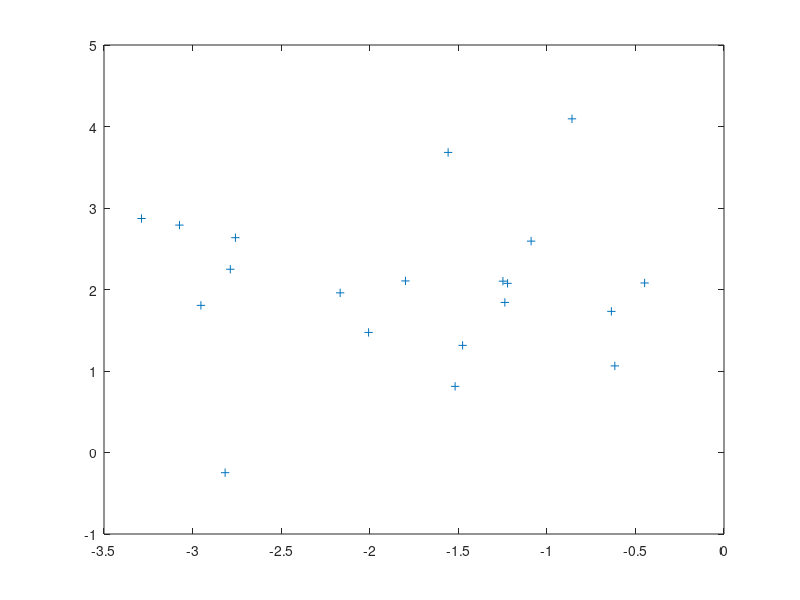

Source code (MATLAB): (Note: this script raises an error after producing the figure.)
clear all;
load('SVM_data.mat','x','y') ;
[m, n] = size(x);
figure()
plot(x(1:m/2,1),x(1:m/2,2),'+');
hold on
plot(x((m/2)+1:m,1),x((m/2)+1:m,2),'rO');
pbaspect([1 1 1])
groundTruth = y;
d = x;

% Labels are -1 or 1
% groundTruth = Ytrain;
% d = xtrain;

figure

% plot training data
hold on;
pos = find(groundTruth==1);
scatter(d(pos,1), d(pos,2), 'r')
pos = find(groundTruth==-1);
scatter(d(pos,1), d(pos,2), 'b')

% now plot support vectors
hold on;
sv = full(model.SVs);
plot(sv(:,1),sv(:,2),'ko');

% now plot decision area
[xi,yi] = meshgrid([min(d(:,1)):0.01:max(d(:,1))],[min(d(:,2)):0.01:max(d(:,2))]);
dd = [xi(:),yi(:)];
tic;[predicted_label, accuracy, decision_values] = svmpredict(zeros(size(dd,1),1), dd, model);toc
pos = find(predicted_label==1);
hold on;
redcolor = [1 0.8 0.8];
bluecolor = [0.8 0.8 1];
h1 = plot(dd(pos,1),dd(pos,2),'s','color',redcolor,'MarkerSize',10,'MarkerEdgeColor',redcolor,'MarkerFaceColor',redcolor);
pos = find(predicted_label==-1);
hold on;
h2 = plot(dd(pos,1),dd(pos,2),'s','color',bluecolor,'MarkerSize',10,'MarkerEdgeColor',bluecolor,'MarkerFaceColor',bluecolor);
uistack(h1, 'bottom');
uistack(h2, 'bottom');